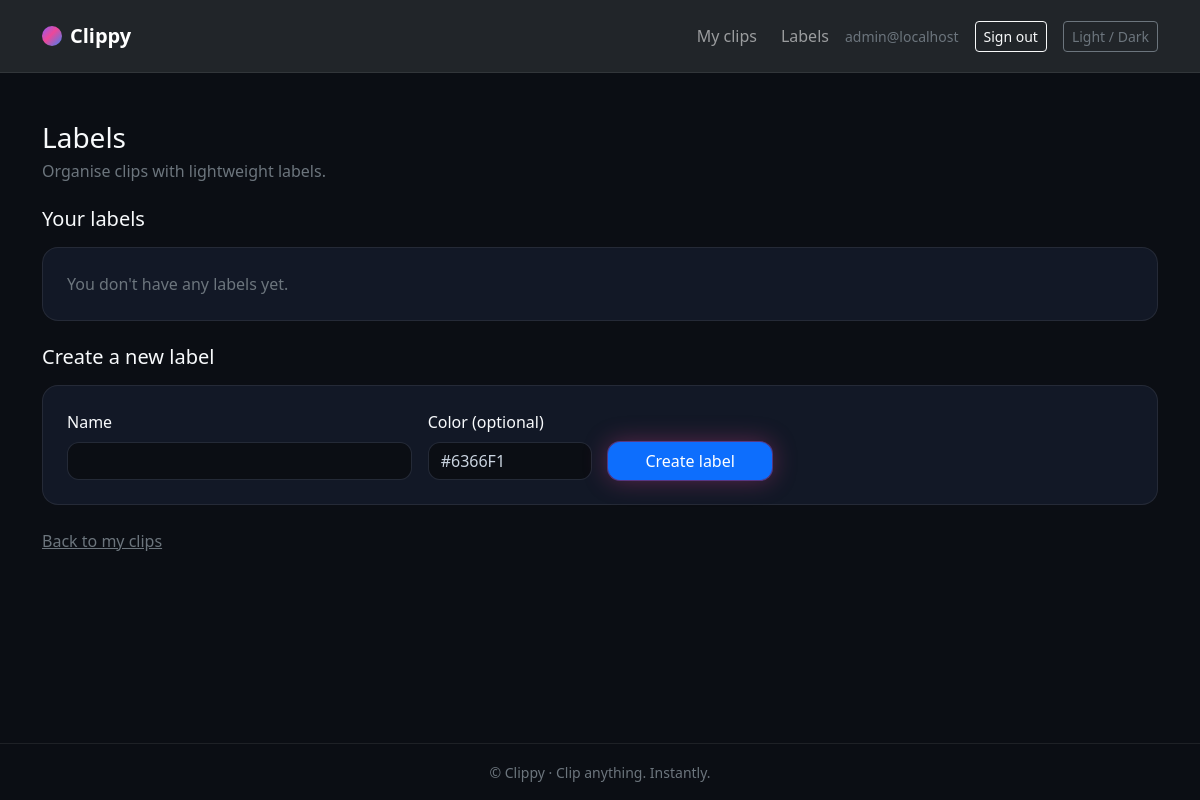
Page /clips/labels/ (signed in) on the earlier database version.
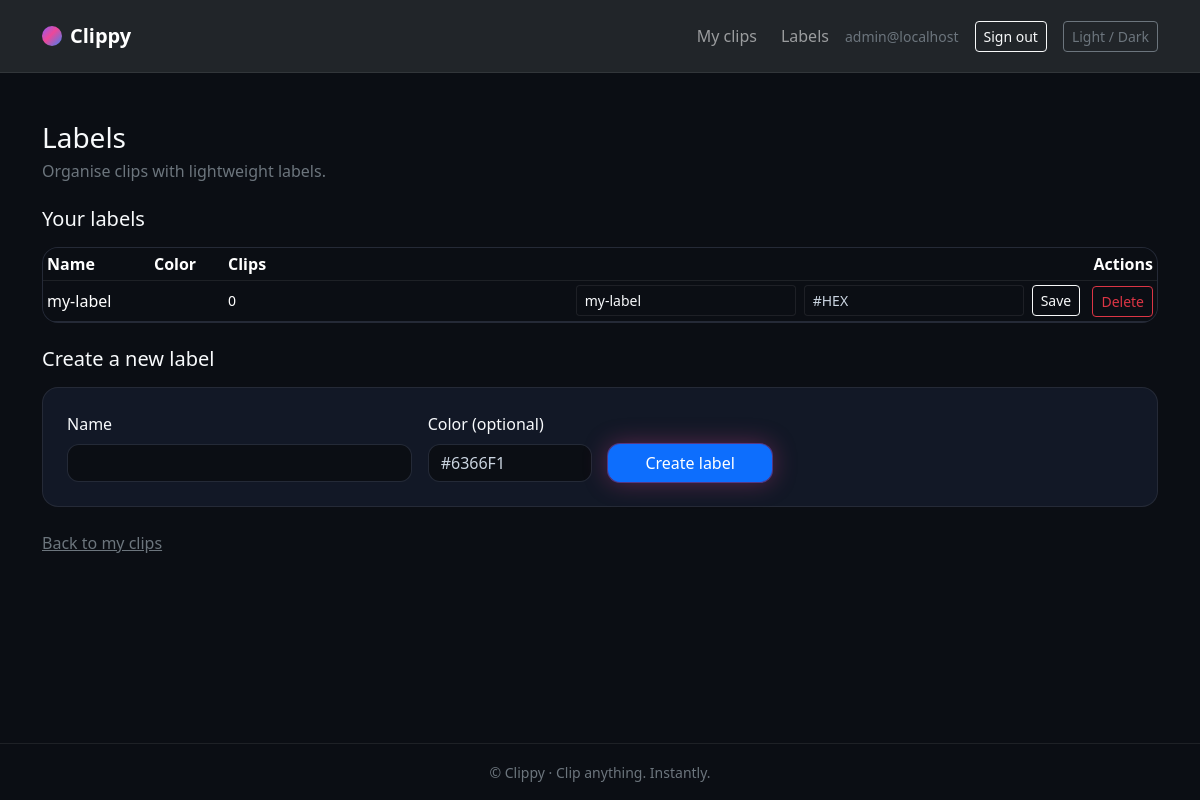
Same page on the later database version.
### apps/clips/models.py (models this page shows, shortened)
class Label(models.Model):
    user = models.ForeignKey(settings.AUTH_USER_MODEL, on_delete=models.CASCADE, related_name="labels")
    name = models.CharField(max_length=100)
    description = models.TextField(blank=True, null=True)
    color = models.CharField(max_length=32, blank=True, null=True)
    class Meta:
        constraints = [
            models.UniqueConstraint(fields=["user", "name"], name="uniq_label_name_per_user"),
        ]

### apps/clips/views.py (the view, shortened to what this page needs)
# urls.py: path("labels/", LabelManagementView.as_view(), name="labels"),
class LabelManagementView(LoginRequiredMixin, TemplateView):
    template_name = "clips/labels.html"
    def get_context_data(self, **kwargs):
        context = super().get_context_data(**kwargs)
        labels = (
            Label.objects.filter(user=self.request.user)
            .prefetch_related("clips")
            .order_by("name")
        )
        context["labels"] = labels
        return context

### apps/clips/templates/clips/labels.html (shortened to what this page needs)
{% extends "base.html" %}
{% block content %}
  <div class="d-flex justify-content-between align-items-center mb-4">
    <div>
      <h1 class="h3 mb-1">Labels</h1>
      <p class="text-secondary mb-0">Organise clips with lightweight labels.</p>
    </div>
  </div>
  <section class="mb-4">
    <h2 class="h5 mb-3">Your labels</h2>
    {% if labels %}
      <div class="table-responsive card overflow-hidden mb-3">
        <table class="table table-sm align-middle mb-0">
          <thead>
            <tr>
              <th>Name</th>
              <th>Color</th>
              <th>Clips</th>
              <th class="text-end">Actions</th>
            </tr>
          </thead>
          <tbody>
            {% for label in labels %}
              <tr>
                <td>{{ label.name }}</td>
                <td class="text-secondary small">{{ label.description|default:"" }}</td>
                <td class="small">{{ label.clips.count }}</td>
                <td class="text-end">
                  <form method="post" class="d-inline-flex gap-2 align-items-center">
                    <input type="text" name="name" value="{{ label.name }}" class="form-control form-control-sm" placeholder="Name" />
                    <input type="text" name="color" value="{{ label.color|default:"" }}" class="form-control form-control-sm" placeholder="#HEX" />
                    <button type="submit" class="btn btn-outline-light btn-sm">Save</button>
                  </form>
                  <form method="post" class="d-inline-block ms-2">
                    <button type="submit" class="btn btn-outline-danger btn-sm">Delete</button>
                  </form>
                </td>
              </tr>
            {% endfor %}
          </tbody>
        </table>
      </div>
    {% else %}
      <div class="card p-4">
        <p class="mb-0 text-secondary">You don't have any labels yet.</p>
      </div>
    {% endif %}
  </section>
  <section class="mb-4">
    <h2 class="h5 mb-3">Create a new label</h2>
    <div class="card p-4">
      <form method="post">
        <div class="row g-3 align-items-end">
          <div class="col-md-4">
            <label for="id_name" class="form-label">Name</label>
            <input type="text" id="id_name" name="name" class="form-control" required />
          </div>
          <div class="col-md-2">
            <label for="id_color" class="form-label">Color (optional)</label>
            <input type="text" id="id_color" name="color" class="form-control" placeholder="#6366F1" />
          </div>
          <div class="col-md-2 text-md-end">
            <button type="submit" class="btn btn-primary w-100">Create label</button>
          </div>
        </div>
      </form>
    </div>
  </section>
  <p class="mt-3">
    <a href="{% url 'clips_web:list' %}" class="link-secondary">Back to my clips</a>
  </p>
{% endblock %}

Differences in the rows shown:
added Label: name "my-label", clips.count "0"
Other differences:
text no longer shown: "You don't have any labels yet."
text now shown: "Name Color Clips Actions"
